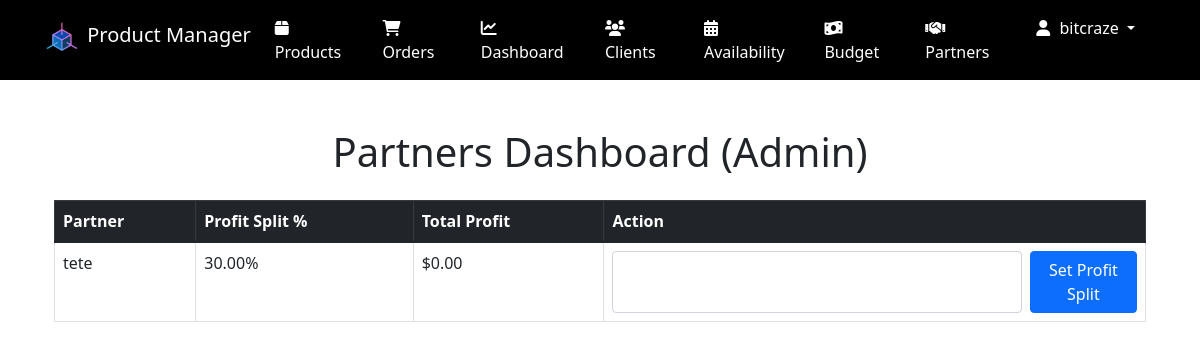
The app's page /partners/dashboard/ (signed in) with its own data.
### accounts/models.py (models this page shows, shortened)
class CustomUser(AbstractUser):
    is_partner = models.BooleanField(default=False)

### partners/models.py (models this page shows, shortened)
class Partner(models.Model):
    user = models.OneToOneField(settings.AUTH_USER_MODEL, on_delete=models.CASCADE)
    profit_split_percentage = models.DecimalField(max_digits=5, decimal_places=2, default=0)
    total_profit = models.DecimalField(max_digits=10, decimal_places=2, default=0)

### partners/views.py (the view)
# urls.py: path('dashboard/', views.partner_dashboard, name='dashboard'),
@login_required
def partner_dashboard(request):
    if request.user.is_superuser:
        partners = Partner.objects.all()
        return render(request, 'partners/admin_dashboard.html', {'partners': partners})
    elif request.user.is_partner:
        partner = get_object_or_404(Partner, user=request.user)
        return render(request, 'partners/partner_dashboard.html', {'partner': partner})
    else:
        user = User.objects.get(username=request.user.username)
        partner_exists = Partner.objects.filter(user=user).exists()
        return HttpResponse(f"You are not a partner or superuser. Debug info: is_partner={user.is_partner}, partner_exists={partner_exists}")

### templates/partners/admin_dashboard.html (shortened to what this page needs)
{% extends 'base.html' %}
{% block content %}
<div class="container mt-5">
    <h1 class="text-center mb-4">Partners Dashboard (Admin)</h1>
    <div class="table-responsive">
        <table class="table table-bordered table-hover">
            <thead class="table-dark">
                <tr>
                    <th scope="col">Partner</th>
                    <th scope="col">Profit Split %</th>
                    <th scope="col">Total Profit</th>
                    <th scope="col">Action</th>
                </tr>
            </thead>
            <tbody>
                {% for partner in partners %}
                <tr>
                    <td>{{ partner.user.username }}</td>
                    <td>{{ partner.profit_split_percentage }}%</td>
                    <td>${{ partner.total_profit }}</td>
                    <td>
                        <form action="{% url 'partners:profit_split' partner.id %}" method="post" class="d-flex">
                            <input type="number" name="percentage" class="form-control me-2" step="0.01" min="0" max="100" required>
                            <button type="submit" class="btn btn-primary">Set Profit Split</button>
                        </form>
                    </td>
                </tr>
                {% endfor %}
            </tbody>
        </table>
    </div>
</div>
{% endblock %}

### templates/base.html (shortened to what this page needs)
<!DOCTYPE html>
<html lang="en">
<head>
    <link href="https://cdn.jsdelivr.net/npm/bootstrap@5.1.3/dist/css/bootstrap.min.css" rel="stylesheet">
    <link href="https://cdnjs.cloudflare.com/ajax/libs/font-awesome/6.0.0-beta3/css/all.min.css" rel="stylesheet">
    {%load static %}
</head>
<body>
    <nav class="navbar navbar-expand-lg navbar-dark bg-dark">
        <div class="container">
            <a class="navbar-brand" href="{% url 'product-list' %}">
                <img src="{% static 'images/logo.png' %}" width="40" height="40" class="d-inline-block align-top" alt="Logo">
                Product Manager
            </a>
            <div class="collapse navbar-collapse" id="navbarNav">
                <ul class="navbar-nav">
                    {% if user.is_authenticated %}
                        {% if user.is_superuser or not user.is_partner %}
                            <li class="nav-item">
                                <a class="nav-link" href="{% url 'product-list' %}"><i class="fas fa-box"></i> Products</a>
                            </li>
                            <li class="nav-item">
                                <a class="nav-link" href="{% url 'orders:order-list' %}"><i class="fas fa-shopping-cart"></i> Orders</a>
                            </li>
                            <li class="nav-item">
                                <a class="nav-link" href="{% url 'dashboard' %}"><i class="fas fa-chart-line"></i> Dashboard</a>
                            </li>
                            <li class="nav-item">
                                <a class="nav-link" href="{% url 'clients:client-list' %}"><i class="fas fa-users"></i> Clients</a>
                            </li>
                            <li class="nav-item">
                                <a class="nav-link" href="{% url 'availability:availability-settings' %}"><i class="fas fa-calendar-alt"></i> Availability</a>
                            </li>
                            <li class="nav-item">
                                <a class="nav-link" href="{% url 'budget_manager:overview' %}"><i class="fas fa-money-bill-wave"></i> Budget</a>
                            </li>
                        {% endif %}
                        <li class="nav-item">
                            <a class="nav-link" href="{% url 'partners:dashboard' %}"><i class="fas fa-handshake"></i> Partners</a>
                        </li>
                        <li class="nav-item dropdown">
                            <a class="nav-link dropdown-toggle" href="#" id="navbarDropdown" role="button" data-bs-toggle="dropdown" aria-expanded="false">
                                <i class="fas fa-user"></i> {{ user.username }}
                            </a>
                        </li>
                    {% else %}
                        <li class="nav-item">
                            <a class="nav-link" href="#" data-bs-toggle="modal" data-bs-target="#loginModal"><i class="fas fa-sign-in-alt"></i> Login</a>
                        </li>
                    {% endif %}
                </ul>
            </div>
        </div>
    </nav>
    <div class="container mt-4">
        {% block content %}{% endblock %}
    </div>
</body>
</html>

### templates/base.html (style rules this page uses)
.navbar { background-color: #000 !important; }
.navbar-brand, .nav-link { color: #fff !important; }
.nav-link { margin-right: 15px; }
.nav-link i { margin-right: 5px; }

### records on screen
CustomUser: username "bitcraze"
Partner: user.username "tete", profit_split_percentage "30.00", total_profit "0.00"
